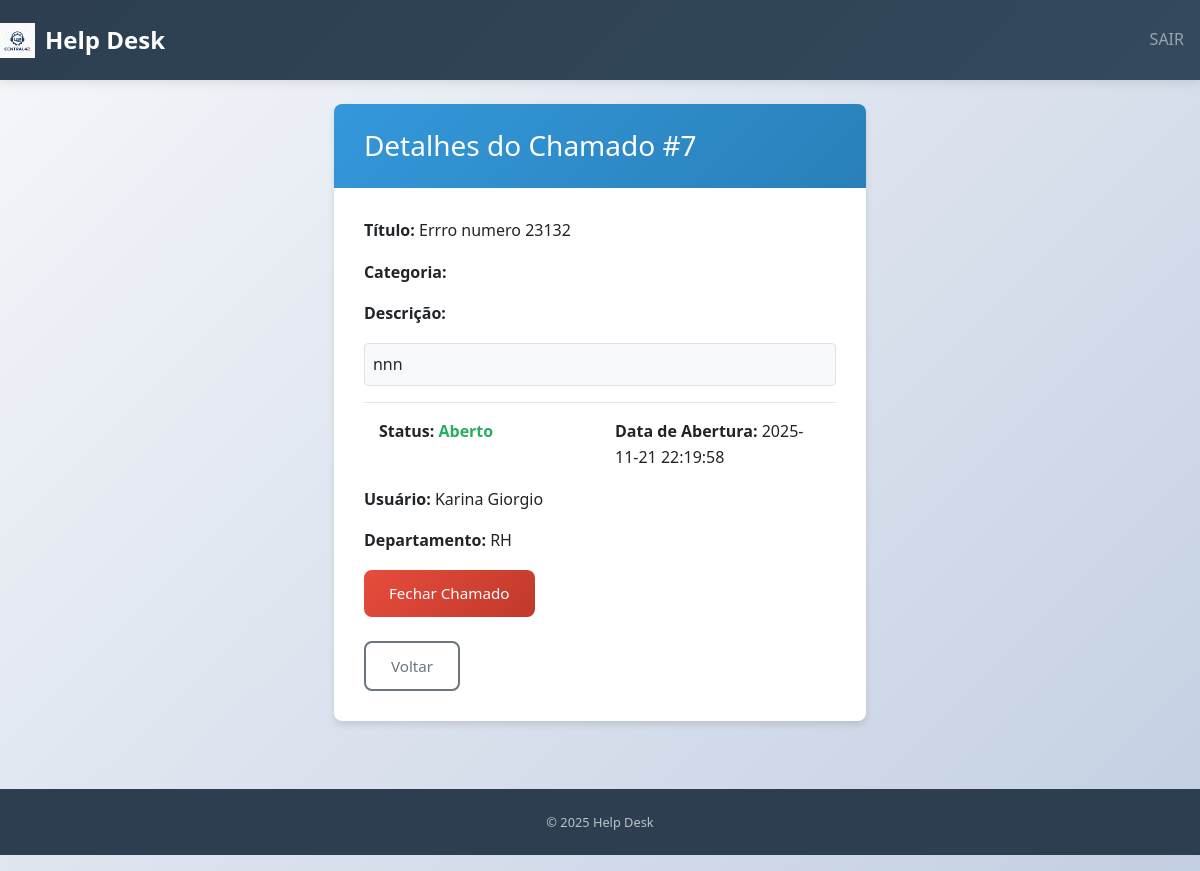
Page /ver_chamado.php?id=7 (signed in) on the committed database.
### tables this page shows
CREATE TABLE `chamados` (
  `id_chamado` int(11) NOT NULL,
  `titulo` varchar(150) NOT NULL,
  `descricao` text NOT NULL,
  `status` varchar(50) DEFAULT 'Aberto',
  `data_abertura` datetime DEFAULT current_timestamp(),
  `id_usuario` int(11) NOT NULL,
  `id_departamento` int(11) NOT NULL,
  `departamento_destino` int(11) NOT NULL,
  `data_fechamento` datetime DEFAULT NULL
);

CREATE TABLE `usuarios` (
  `id_usuario` int(11) NOT NULL,
  `nome` varchar(100) NOT NULL,
  `email` varchar(100) NOT NULL,
  `senha` varchar(255) NOT NULL,
  `id_tipo_usuario` int(11) NOT NULL,
  `id_departamento` int(11) DEFAULT NULL
);

CREATE TABLE `departamentos` (
  `id_departamento` int(11) NOT NULL,
  `nome` varchar(100) NOT NULL
);

### classes/Chamado.php (called while the page is built, shortened)
<?php
class Chamado
{
    public function visualizarChamado($con, $id_chamado)
    {
        try {
            $stmt = $con->prepare("SELECT
                    c.*,
                    u.nome AS nome_usuario,
                    u.email,
                    d.nome AS nome_departamento
                FROM chamados c
                INNER JOIN usuarios u ON u.id_usuario = c.id_usuario
                INNER JOIN departamentos d ON d.id_departamento = c.departamento_destino
                WHERE c.id_chamado = :id");
            $stmt->bindParam(":id", $id_chamado);
            $stmt->execute();
            return $stmt->fetch(PDO::FETCH_ASSOC);
        } catch (PDOException $erroAoMostrarChamados) {
            echo "Erro ao mostrar os chamados: " . $erroAoMostrarChamados->getMessage();
            return false;
        }
    }
}

### ver_chamado.php (the view, shortened to what this page needs)
<?php
include "cabecalho_logado.php";
include "con.php";
include "classes/Chamado.php";
$id_chamado = $_GET['id'];
$chamados = new Chamado();
$chamado = $chamados->visualizarChamado($con, $id_chamado);
?>
<main class="container py-4">
    <div class="card shadow">
        <div class="card-header bg-info text-white">
            <h3 class="mb-0">Detalhes do Chamado #<?php echo $id_chamado; ?></h3>
        </div>
        <div class="card-body">
            <p><strong>Título:</strong> <?php echo $chamado['titulo']; ?></p>
            <p><strong>Categoria:</strong> <?php echo $chamado['id_categoria']; ?></p>
            <p><strong>Descrição:</strong></p>
            <p class="border rounded p-2 bg-light"><?php echo $chamado['descricao']; ?></p>
            <hr>
            <div class="row">
                <div class="col-md-6">
                    <p><strong>Status:</strong>
                        <?php if ($chamado['status'] == 'Aberto') { ?>
                            <span class="text-success"><?php echo $chamado['status']; ?></span>
                        <?php } else { ?>
                            <span class="text-danger"><?php echo $chamado['status']; ?></span>
                        <?php } ?>
                    </p>
                </div>
                <div class="col-md-6 text-md-end">
                    <p><strong>Data de Abertura:</strong> <?php echo $chamado['data_abertura']; ?></p>
                </div>
            </div>
            <p><strong>Usuário:</strong> <?php echo $chamado['nome_usuario']; ?></p>
            <p><strong>Departamento:</strong> <?php echo $chamado['nome_departamento']; ?></p>
            <?php if (($_SESSION['id_tipo_usuario'] == 2 || $_SESSION['id_tipo_usuario'] == 3) && $chamado['status'] == 'Aberto') { ?>
                <form action="fechar_chamado.php" method="get" class="mt-3">
                    <button type="submit" class="btn btn-danger">Fechar Chamado</button>
                </form>
            <?php } ?>
            <div class="mt-4">
                <a href="consultar_chamado.php" class="btn btn-outline-secondary">Voltar</a>
            </div>
        </div>
    </div>
</main>
<?php include "rodape.php"; ?>

### style.css (style rules this page uses)
:root { --primary-color: #2c3e50; --secondary-color: #3498db; --success-color: #27ae60; --warning-color: #f39c12; --danger-color: #e74c3c; --info-color: #17a2b8; --light-color: #ecf0f1; --dark-color: #34495e; --text-color: #2c3e50; --border-radius: 8px; --box-shadow: 0 4px 6px rgba(0, 0, 0, 0.1); --transition: all 0.3s ease; }
* { margin: 0; padding: 0; box-sizing: border-box; }
body { background: linear-gradient(135deg, #f5f7fa 0%, #c3cfe2 100%); min-height: 100vh; font-family: 'Segoe UI', Tahoma, Geneva, Verdana, sans-serif; line-height: 1.6; }
.container { min-height: calc(100vh - 120px); display: flex; align-items: center; justify-content: center; padding: 20px 0; }
.row { width: 100%; justify-content: center; margin: 0; }
.card { border: none; border-radius: var(--border-radius); box-shadow: var(--box-shadow); transition: var(--transition); background: white; margin-bottom: 20px; }
.card-header { background: linear-gradient(135deg, var(--secondary-color), #2980b9); color: white; border-radius: var(--border-radius) var(--border-radius) 0 0 !important; padding: 25px 30px; border-bottom: none; }
.card-body { padding: 30px; }
.btn { border-radius: var(--border-radius); padding: 12px 25px; font-weight: 500; transition: var(--transition); border: none; text-decoration: none; display: inline-block; text-align: center; cursor: pointer; font-size: 0.95rem; }
.btn-danger { background: linear-gradient(135deg, var(--danger-color), #c0392b); color: white; }
.btn-outline-secondary { border: 2px solid #6c757d; color: #6c757d; background: transparent; }
.text-success { color: var(--success-color) !important; font-weight: 600; }

### rows in the picture
chamados: titulo "Errro numero 23132", descricao "nnn", status "Aberto", data_abertura "2025-11-21 22:19:58", id_usuario.nome "Karina Giorgio", departamento_destino.nome "RH"

### other values in the picture
$id_chamado "7"
